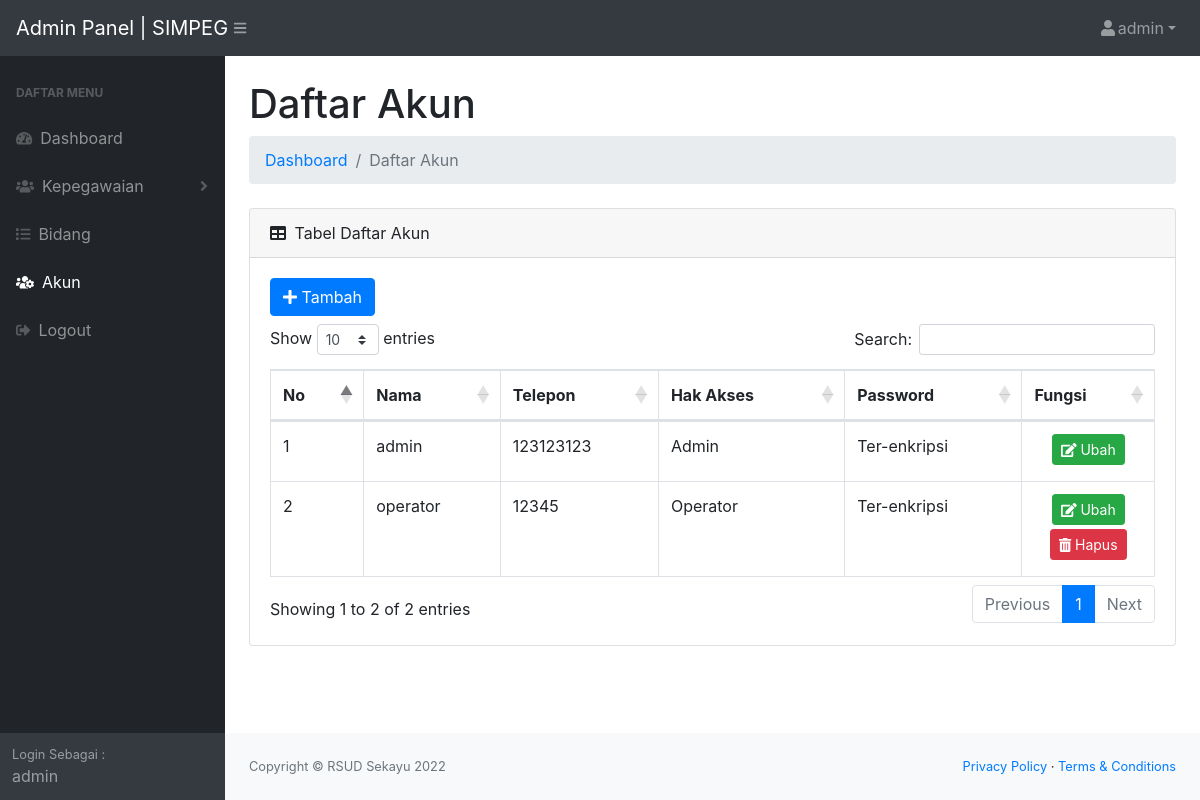
The app's page /admin/daftar-akun.php (signed in) with its own data.
### tables this page shows
CREATE TABLE `akun` (
  `id_akun` int(11) NOT NULL,
  `nama` varchar(100) NOT NULL,
  `no_telepon` varchar(20) NOT NULL,
  `password` varchar(150) NOT NULL,
  `role` varchar(1) NOT NULL COMMENT 'hak akses akun'
);

### admin/config/core.php (called while the page is built, shortened)
<?php
if (isset($_SESSION['login']) == true) {
    $id_akun   = $_SESSION["id_akun"];
    $role      = $_SESSION["role"];
}
require 'controller.php';

### admin/config/controller.php (called while the page is built, shortened)
<?php
function query($query)
{
    global $db;
    $result = mysqli_query($db, $query);
    $rows = [];
    while ($row = mysqli_fetch_assoc($result)) {
        $rows[] = $row;
    }
    return $rows;
}

### admin/daftar-akun.php (the view, shortened to what this page needs)
<?php
include 'layout/header.php';
$akun = query("SELECT * FROM akun");
?>
<div id="layoutSidenav_content">
    <main>
        <div class="container-fluid">
            <h1 class="mt-4">Daftar Akun</h1>
            <ol class="breadcrumb mb-4">
                <li class="breadcrumb-item"><a href="index.php">Dashboard</a></li>
                <li class="breadcrumb-item active">Daftar Akun</li>
            </ol>
            <div class="card mb-4">
                <div class="card-header">
                    <i class="fas fa-table mr-1"></i>
                    Tabel Daftar Akun
                </div>
                <div class="card-body">
                    <div class="table-responsive">
                        <?php if ($role == 1) : ?>
                        <button class="btn btn-primary mb-2" data-toggle="modal" data-target="#modalTambah"><i class="fas fa-plus"></i> Tambah</button>
                        <?php endif; ?>
                        <table class="table table-bordered" id="dataTable" width="100%" cellspacing="0">
                            <thead>
                                <tr>
                                    <th>No</th>
                                    <th>Nama</th>
                                    <th>Telepon</th>
                                    <th>Hak Akses</th>
                                    <th>Password</th>
                                    <th>Fungsi</th>
                                </tr>
                            </thead>
                            <tbody>
                                <?php $no = 1; ?>
                                <?php if ($role == 1) : ?>
                                    <?php foreach ($akun as $data) : ?>
                                        <tr>
                                            <td><?= $no++; ?></td>
                                            <td><?= $data['nama']; ?></td>
                                            <td><?= $data['no_telepon']; ?></td>
                                            <td>
                                            	<?php if ($data['role'] == 1) : ?>
                                            		Admin
                                            	<?php else : ?>
                                            		Operator
                                            	<?php endif; ?>
                                            </td>
                                            <td>Ter-enkripsi</td>
                                            <td width="15%" class="text-center">
                                                <button class="btn btn-success btn-sm mb-1" data-toggle="modal" data-target="#modalUbah<?= $data['id_akun']; ?>"><i class="fas fa-edit"></i>
                                                    Ubah</button>
                                                <?php if ($data['id_akun'] != $id_akun) : ?>
                                                <a href="hapus-akun.php?id_akun=<?= $data['id_akun']; ?>" class="btn btn-danger btn-sm mb-1" onclick="return confirm('Yakin Data Akun Akan Dihapus.?');"><i class="fas fa-trash-alt"></i>
                                                    Hapus</a>
                                                <?php endif; ?>
                                            </td>
                                        </tr>
                                    <?php endforeach; ?>
                                <?php endif; ?>
                            </tbody>
                        </table>
                    </div>
                </div>
            </div>
        </div>
    </main>
<?php include 'layout/footer.php'; ?>

### records on screen
akun: nama "admin", no_telepon "123123123", role "Admin"
akun: nama "operator", no_telepon "12345", role "Operator"

### other values on screen
$nama "admin"
